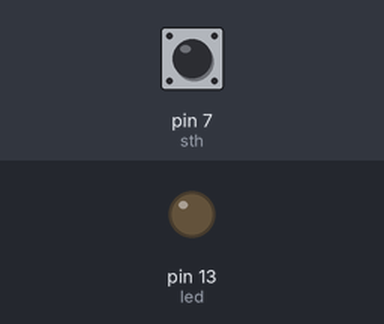
Recording of a sketch running on a simulated Arduino Uno, built with avr-gcc and run on an emulated ATmega328P. Shown: output pins drawn as LEDs (lit = HIGH). The test bench sets the inputs (shaded band); at power-on: pin 7 (sth) HIGH.

Above: at 1.2 s.
1.3 s: pin 7 (sth) pulled LOW for 0.15 s
At 1.4 s:
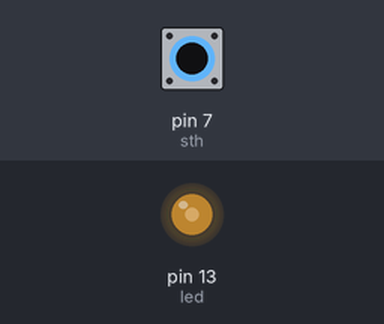
3.0 s: pin 7 (sth) pulled LOW for 1 s
At 4.9 s:
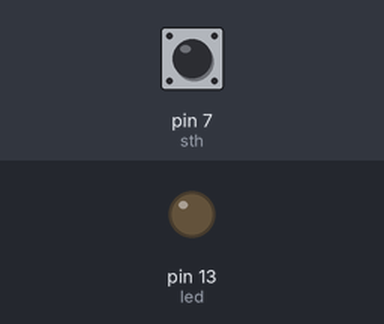
5.5 s: pin 7 (sth) pulled LOW for 3.2 s
At 6.0 s:
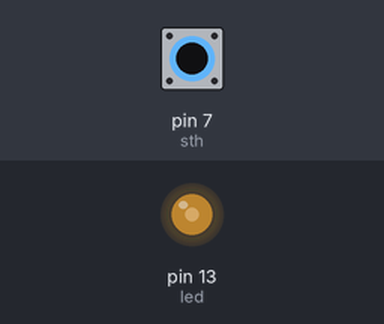
Timing chart, 0 to 10.2 s (numbered marks = the images above; inputs shaded):
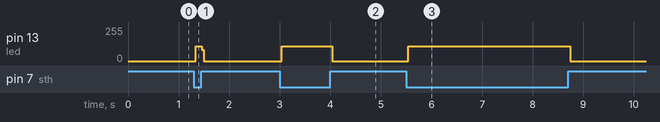

The sketch:

Q3_SWITCH.ino
```cpp
int led = 13;
int sth = 7; //switch

void setup(){
  pinMode(led, OUTPUT);
  pinMode(sth, INPUT_PULLUP);
}

void loop(){
  digitalWrite(led, LOW);
  if(digitalRead(sth) == LOW)
    digitalWrite(led, HIGH);
}
```

Measured:
- after the input at 1.3 s, pin 13 (led): 0/255 → 110/255 at once, → 0/255 0.12 s later
- after the input at 3.0 s, pin 13 (led): 0/255 → 110/255 at once, → 0/255 1.0 s later
- after the input at 5.5 s, pin 13 (led): 0/255 → 110/255 at once, → 0/255 3.2 s later
